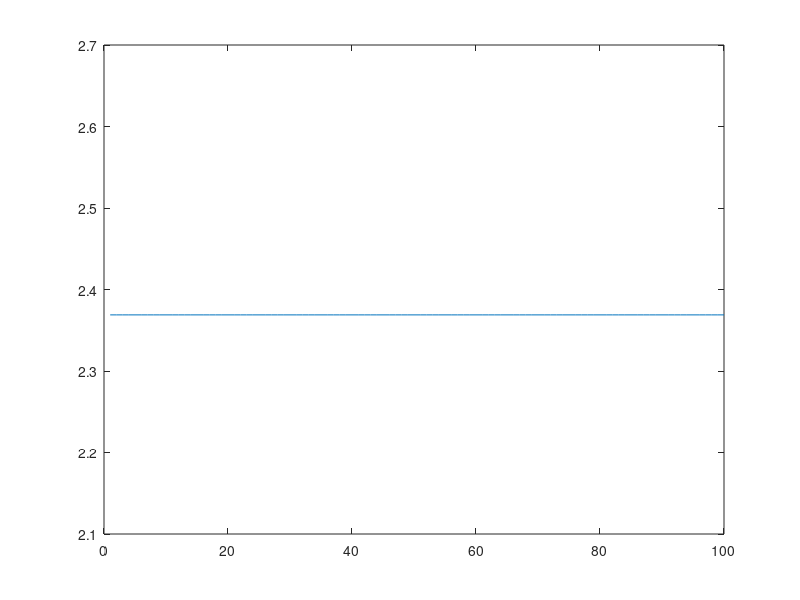

Reproduce this figure in MATLAB.
col=linspace(0,8);
m1=12+0.01*13;
m2=3+0.04*84; 
m3=0.00001;
m4=25+0.03*17;
c1=0.2;
c2=0.2;
c3=0.1;
k1=1;
k2=2;
k3=1;
k4=4;
k5=3;


e1=-2+1i*2;
e2=-1+1i*3;
err=ones(100,1);
  for i=1:100
 %c2= col(i);
 M=[m1 0 0 0; 0 m2 0 0;0 0 m3 0; 0 0 0 m4];
 C=[c1+c2 0 -c2 0; 0 0 0 0 ; -c2 0 c2+c3 -c3; 0 0 -c3 c3];
 K=[k1+k2+k5 -k2 -k5 0; -k2 k2+k3 -k3 0 ; -k3 -k5 k3+k4+k5 0; 0 0 -k4 k4];
 
 z=zeros(4,4);
 M1=[C M; M z];
 M2=[K z;z -M];
 
 [X,e]=eig(M1,-M2);
 D=[real(e(1,1)-e1) imag((e(1,1)-e1)) real((e(3,3)-e2)) imag((e(3,3)-e2))];
 err(i)= rssq(D);
  end
[A,I]=min(err);
  plot(1:100,err);
  
  